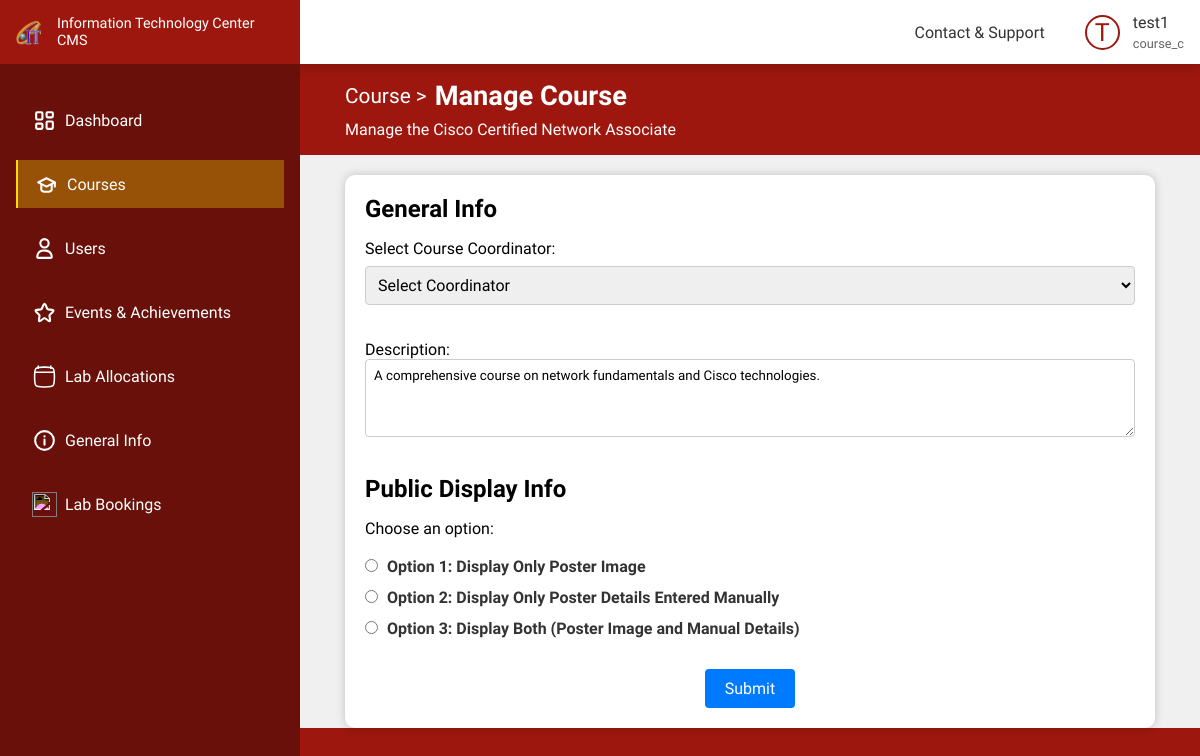
The app's page /pages/course/manage.php?c_id=5 (signed in) with its own data.
### tables this page shows
CREATE TABLE IF NOT EXISTS `user` (
    `u_id` int(10) UNSIGNED NOT NULL AUTO_INCREMENT,
    `user_name` varchar(50) NOT NULL,
    `email` varchar(100) NOT NULL,
    `password` varchar(255) NOT NULL,
    `contact` varchar(20) NOT NULL,
    `clearense` varchar(20) NOT NULL,
    PRIMARY KEY (`u_id`)
);

CREATE TABLE IF NOT EXISTS `course` (
    `c_id` int(11) NOT NULL AUTO_INCREMENT,
    `c_code` varchar(50) NOT NULL,
    `c_name` varchar(100) NOT NULL,
    `c_coordinator` varchar(100) NOT NULL,
    `description` text DEFAULT NULL,
    `Poster_img` varchar(255) DEFAULT NULL,
    `duration(months)` int(11) DEFAULT NULL,
    `new_intake_date` date DEFAULT NULL,
    `total_fee` int(11) DEFAULT NULL,
    `display_description` text DEFAULT NULL,
    `published` tinyint(4) NOT NULL DEFAULT 0,
    `poster` varchar(500) DEFAULT NULL,
    PRIMARY KEY (`c_id`)
);

### backend/functions/course.php (called while the page is built, shortened)
<?php
include_once $_SERVER['DOCUMENT_ROOT'] . "/config.php";
function getCourse($c_id)
{
    global $conn;
    $result = $conn->query("SELECT * FROM course WHERE c_id=$c_id");
    $courses = $result->fetch_all(MYSQLI_ASSOC);
    if (sizeof($courses) > 0)
        return $courses[0];
}

### pages/course/manage.php (the view, shortened to what this page needs)
<?php
include_once $_SERVER['DOCUMENT_ROOT'] . "/config.php";
include_once $_SERVER['DOCUMENT_ROOT'] . "/backend/functions/course.php";
include_once $_SERVER['DOCUMENT_ROOT'] . "/backend/functions/users.php";
if (isset($_GET['c_id'])) {
    $c_id = $_GET['c_id'];
    $course = getCourse($c_id);
} else {
    header("Location: /pages/course");
}
$hasPoster = false;
$hasDetails = false;
?>
<!DOCTYPE html>
<html lang="en">
<head>
    <link rel="stylesheet" href="/css/coursemanage.css">
    <link rel="stylesheet" href="/css/coursepreview.css">
</head>
<body>
    <div class="flex-box">
        <div class="left">
            <?php
            include_once(APP_ROOT . "/includes/sidebar.php");
            ?>
        </div>
        <?php
        include_once(APP_ROOT . "/includes/header.php");
        ?>
        <div class="right">
            <div class="course-manage">
                <div class="container">
                    <div class="title">
                        <div>
                            <h1><a href="./">Course ></a>Manage Course</h1>
                            <p>Manage the
                                <?= $course['c_name'] ?>
                            </p>
                        </div>
                    </div>
                </div>
                <div class="form-container">
                    <form action="/backend/api/course/manage.php" method="POST" enctype="multipart/form-data"
                        id="formUpload">
                        <h3>General Info</h3>
                        <label for="courseCoordinator">Select Course Coordinator:</label>
                        <select id="courseCoordinator" name="coordinator_name">
                            <option value="">Select Coordinator</option>
                        </select>
                        <br><br>
                        <label for="description">Description:</label>
                        <textarea name="description" id="description" rows="4"
                            required><?= $course['description'] ?></textarea>
                        <br><br>
                        <h3>Public Display Info</h3>
                        <p>Choose an option:</p> <br>
                        <a href="?c_id=<?= $_GET['c_id'] ?>&mode=img">
                            <input type="radio" name="display_option" id="poster_only" <?= ($hasPoster && !$hasDetails) ? "checked" : "" ?>>
                            <span>Option 1: Display Only Poster Image</span><br>
                        </a>
                        <a href="?c_id=<?= $_GET['c_id'] ?>&mode=des">
                            <input type="radio" name="display_option" id="manual_only" <?= (!$hasPoster && $hasDetails) ? "checked" : "" ?>>
                            <span>Option 2: Display Only Poster Details Entered Manually</span><br>
                        </a>
                        <a href="?c_id=<?= $_GET['c_id'] ?>&mode=all">
                            <input type="radio" name="display_option" id="both" <?= ($hasPoster && $hasDetails) ? "checked" : "" ?>>
                            <span>Option 3: Display Both (Poster Image and Manual Details)</span><br><br>
                        </a>
                        <center><input type="submit" value="Submit"></center>
                    </form>
                </div>
            </div>
        </div>
    </div>
</body>
</html>

### includes/header.php (shortened to what this page needs)
<?php
include $_SERVER['DOCUMENT_ROOT'] . "/includes/header_core.php";
if (isset($_SESSION['user_id'])) {
  $user_id = $_SESSION['user_id'];
  $sql = "SELECT user_name, clearense FROM user WHERE u_id = ?";
  $stmt = $conn->prepare($sql);
  $stmt->bind_param("i", $user_id);
  $stmt->execute();
  $result = $stmt->get_result();
  if ($row = $result->fetch_assoc()) {
    $username = $row['user_name'];
    $role = $row['clearense'];
  }
}
?>
<!DOCTYPE html>
<html lang="en">
<head>
  <link rel="stylesheet" href="/css/header.css">
</head>
<body>
  <header>
    <div class="menu">
      <ul>
        <li><a href="/pages/contactNsupport.php">Contact & Support</a></li>
      </ul>
    </div>
    <div class="profile">
      <div class="img">
        <?php echo isset($username) ? strtoupper(substr($username, 0, 1)) : 'G'; ?>
      </div>
      <h5>
        <?php echo isset($username) ? $username : 'Guest'; ?>
      </h5>
      <p>
        <?php echo isset($role) ? $role : 'Guest'; ?>
      </p>
    </div>
  </header>
</body>
</html>

### css/coursemanage.css (style rules this page uses)
.course-manage .form-container { display: flex; justify-content: center; align-items: center; height: 80%; width: 100%; background-color: #f0f0f0; }
.form-container { padding-top: 20px; }
.course-manage .form-container form { width: 90%; }
.course-manage form { background-color: #ffffff; padding: 20px; border-radius: 10px; box-shadow: 0 0 10px rgba(0, 0, 0, 0.2); width: 500px; }
.course-manage h3 { font-size: 1.5rem; margin-bottom: 1rem; }
.course-manage .form-container a { display: block; font-weight: bold; color: #333333; margin-bottom: 0.75rem; }
.course-manage input[type="text"], .course-manage input[type="number"], .course-manage input[type="date"], .course-manage input[type="time"], .course-manage textarea { width: 100%; padding: 8px; margin-bottom: 15px; border: 1px solid #ccc; border-radius: 4px; }
.course-manage input[type="radio"] { margin-right: 5px; }
.course-manage input[type="submit"] { background-color: #007bff; color: #fff; padding: 10px 20px; border: none; border-radius: 4px; cursor: pointer; font-size: 16px; }
select { width: 100%; padding: 8px; border: 1px solid #ccc; border-radius: 4px; box-sizing: border-box; margin-top: 8px; margin-bottom: 16px; font-size: 16px; }
select option { background-color: #fff; color: #333; }

### css/coursepreview.css (style rules this page uses)
ul { list-style-type: none; padding: 0; }
ul li { margin: 10px 0; font-size: 16px; color: #555; }

### css/styles.css (style rules this page uses)
* { margin: 0; padding: 0; box-sizing: border-box; font-family: "Raleway", sans-serif; }
:root { --color-1: #9d170e; --color-2: #f9db08; --color-3: #305fa6; --color-4: #00b007; --color-5: #790483; --color-text-1: #333; --color-text-2: #666; --color-shade-1: #681009; }
.container { width: clamp(300px, 90%, 1440px); margin: auto; }
a { text-decoration: none; }
.flex-box { display: flex; }
.left { width: 300px; }
.right { width: calc(100% - 300px); padding-top: 4rem; }
.title { display: flex; align-items: center; justify-content: space-between; width: 100%; }
.title h1 { font-weight: 600; font-size: 1.7rem; margin-bottom: 0.5rem; display: flex; align-items: center; gap: 0.5rem; }
.title h1 a { display: inline; background: none; color: var(--color-text-1); opacity: 0.7; font-weight: 400; padding: 0; font-size: 1.3rem; }
.title a { display: flex; align-items: center; gap: 0.5rem; padding: 0.5rem 1rem; background-color: var(--color-4); color: white; font-weight: 500; border-radius: 5px; }

### css/header.css (style rules this page uses)
header { color: var(--color-text-1); box-shadow: 0 4px 10px rgba(0, 0, 0, 0.146); position: fixed; left: 0; top: 0; z-index: 10; background-color: white; display: flex; align-items: center; height: 4rem; gap: 0.5rem; width: 100%; padding: 0 1rem; }
.menu { display: flex; align-items: center; margin-left: auto; }
.menu ul { list-style: none; display: flex; gap: 1.2rem; }
.menu ul li { cursor: pointer; position: relative; font-weight: 400; font-size: 1rem; }
.menu ul li a { color: var(--color-text-1); }
.menu ul li:before { content: ""; position: absolute; bottom: -4px; left: 0; width: 0; height: 2px; background-color: transparent; transition: width 0.3s ease-in-out, background-color 0.3s ease-in-out; }
.profile { margin-left: 2rem; display: grid; grid-template-columns: 40px auto; gap: 0.25rem 0.5rem; align-items: center; cursor: pointer; }
.profile h5 { font-weight: 500; font-size: 1rem; }
.profile p { grid-column: 2; font-size: 0.8rem; color: var(--color-text-2); }
.profile .img { display: flex; font-size: 25px; align-items: center; justify-content: center; font-weight: 500; height: 35px; width: 35px; border-radius: 50%; grid-row: 1/3; border: 2px solid var(--color-1); color: var(--color-1); }

### pages/course/manage.php (style rules this page uses)
.container { padding: 1rem 0; background-color: var(--color-1); box-shadow: 0 0 0 1000px var(--color-1); }
.container .title { filter: invert(); }
.container .title a { opacity: 1; color: black; }

### records on screen
user: user_name "T", user_name "test1", clearense "course_c"
course: c_name "Cisco Certified Network Associate", description "A comprehensive course on network fundamentals and Cisco technologies."
